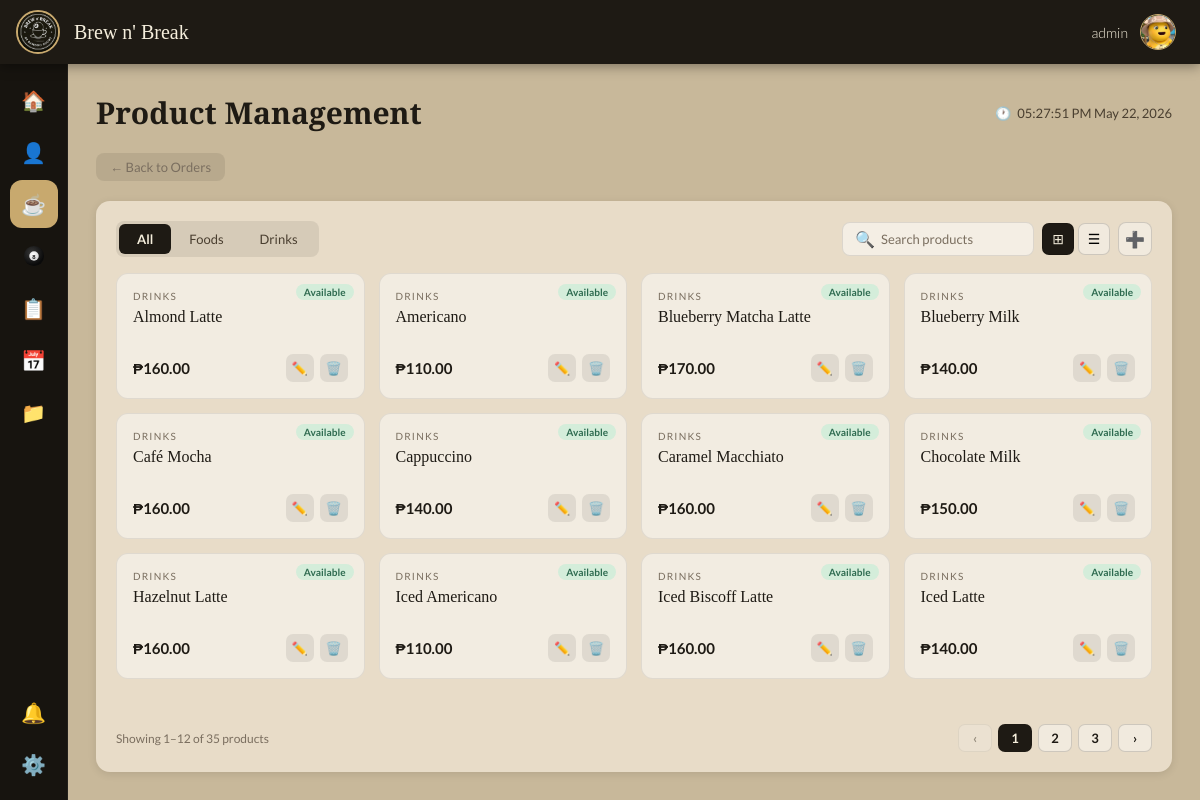
Screenshot of /brew-n-break-pos/products.php (signed in) with the database file from the repository.
### tables this page shows
CREATE TABLE `products` (
  `id` int(10) UNSIGNED NOT NULL,
  `name` varchar(120) NOT NULL,
  `price` decimal(10,2) NOT NULL DEFAULT 0.00,
  `category` varchar(60) DEFAULT 'Coffee',
  `created_at` timestamp NOT NULL DEFAULT current_timestamp(),
  `description` varchar(255) DEFAULT '',
  `available` tinyint(1) DEFAULT 1
);

### brew-n-break-pos/products.php (the view, shortened to what this page needs)
<?php
$products = [];
$username = $_SESSION['username'] ?? 'Admin';
$userRole = ucfirst(strtolower($_SESSION['role'] ?? 'admin'));
try {
    $conn = new mysqli(DB_HOST, DB_USER, DB_PASS, DB_NAME);
    if (!$conn->connect_error) {
        $conn->query("ALTER TABLE products ADD COLUMN IF NOT EXISTS category VARCHAR(60) DEFAULT 'Coffee'");
        $conn->query("ALTER TABLE products ADD COLUMN IF NOT EXISTS description VARCHAR(255) DEFAULT ''");
        $conn->query("ALTER TABLE products ADD COLUMN IF NOT EXISTS available TINYINT(1) DEFAULT 1");
        $r = $conn->query("SELECT * FROM products ORDER BY category, name");
        if ($r) while ($row = $r->fetch_assoc()) $products[] = $row;
    }
} catch (Throwable $e) {}
?>
<!DOCTYPE html>
<html lang="en">
<head>
</head>
<body>
<nav class="topnav">
  <div class="topnav-left">
    <div class="logo-circle" style="overflow:hidden;padding:0;"><img src="../img/logo.png" style="width:100%;height:100%;object-fit:cover;display:block;border-radius:50%;"/></div>
    <span class="brand">Brew n' Break</span>
  </div>
  <div class="topnav-right">
    <span class="user-label"><?= htmlspecialchars($username) ?></span>
    <div style="position:relative;">
      <div class="user-avatar" style="overflow:hidden;padding:0;cursor:pointer;" onclick="toggleAvatarMenu(event)"><?php $up=$_SESSION['photo']??'';if($up):?><img src="<?=htmlspecialchars($up)?>" style="width:100%;height:100%;object-fit:cover;border-radius:50%;display:block;" alt=""/><?php else:?><span style="font-size:18px">👤</span><?php endif;?></div>
    </div>
  </div>
</nav>
<div class="layout">
  <?php $sp = $userRole === 'Staff' ? '/brew-n-break-pos/staff.php' : ''; ?>
  <aside class="sidebar">
    <a class="nav-item" href="<?= $sp ?: '/brew-n-break-pos/dashboard.php' ?>"><span>🏠</span><span class="tip">Dashboard</span></a>
    <?php if ($userRole !== 'Staff'): ?><a class="nav-item" href="users.php"><span>👤</span><span class="tip">Users</span></a><?php endif; ?>
    <a class="nav-item active" href="<?= $sp ? $sp.'/menu' : 'menu.php' ?>"><span>☕</span><span class="tip">Cafe</span></a>
    <a class="nav-item" href="<?= $sp ? $sp.'/billiard' : 'billiard.php' ?>"><svg viewBox="0 0 24 24" width="22" height="22" xmlns="http://www.w3.org/2000/svg"><text x="12" y="15.5" font-size="6.5" text-anchor="middle" fill="#111" font-family="Arial,sans-serif" font-weight="900">8</text></svg></a>
    <a class="nav-item" href="<?= $sp ? $sp.'/transactions' : 'transactions.php' ?>"><span>📋</span><span class="tip">Transactions</span></a>
    <a class="nav-item" href="<?= $sp ? $sp.'/bookings' : 'bookings.php' ?>"><span>📅</span><span class="tip">Bookings</span></a>
    <?php if ($userRole !== 'Staff'): ?><a class="nav-item" href="reports.php"><span>📁</span><span class="tip">Reports</span></a><?php endif; ?>
    <a class="nav-item" href="<?= $sp ? $sp.'/notifications' : 'notifications.php' ?>" id="bellNavItem"><span>🔔</span><span id="bellBadge"></span><span class="tip">Notifications</span></a>
    <a class="nav-item" href="<?= $sp ? $sp.'/settings' : 'settings.php' ?>"><span>⚙️</span><span class="tip">Settings</span></a>
  </aside>
  <main class="main">
    <div class="page-header">
      <h1 class="page-title">Product Management</h1>
      <div class="page-time">🕐 <span id="liveClock"></span></div>
    </div>
    <div style="display:flex;gap:10px;align-items:center;">
      <a href="<?= $sp ? $sp.'/menu' : 'menu.php' ?>" style="font-size:13px;color:var(--muted);text-decoration:none;padding:6px 14px;border-radius:8px;background:rgba(0,0,0,0.08);">← Back to Orders</a>
    </div>
    <div class="card" id="tableCard">
      <div class="toolbar">
        <div class="tabs">
          <button class="tab-btn active" onclick="filterCat('all',this)">All</button>
          <button class="tab-btn" onclick="filterCat('foods',this)">Foods</button>
          <button class="tab-btn" onclick="filterCat('coffee',this)">Drinks</button>
        </div>
        <div class="toolbar-right">
          <div class="search-wrap">
            <span>🔍</span>
            <input type="text" id="searchInput" placeholder="Search products" oninput="applyFilters()"/>
          </div>
          <div class="view-toggle">
            <button class="view-btn active" id="gridViewBtn" onclick="setView('grid')" title="Grid view">⊞</button>
            <button class="view-btn" id="listViewBtn" onclick="setView('list')" title="List view">☰</button>
          </div>
          <button class="icon-btn" title="Add Product" onclick="openModal()">➕</button>
        </div>
      </div>
      <div id="productScrollArea">
      <div class="product-grid" id="productGrid">
        <?php foreach ($products as $p): ?>
        <div class="product-card <?= $p['available'] ? '' : 'unavailable' ?>"
             data-cat="<?= strtolower(htmlspecialchars($p['category'])) ?>"
             data-name="<?= strtolower(htmlspecialchars($p['name'])) ?>">
          <span class="avail-badge <?= $p['available'] ? 'avail-yes' : 'avail-no' ?>">
            <?= $p['available'] ? 'Available' : 'Unavailable' ?>
          </span>
          <div class="prod-category"><?= htmlspecialchars($p['category'] === 'Coffee' ? 'Drinks' : $p['category']) ?></div>
          <div class="prod-name"><?= htmlspecialchars($p['name']) ?></div>
          <div class="prod-desc"><?= htmlspecialchars($p['description'] ?? '') ?></div>
          <div class="prod-footer">
            <span class="prod-price">₱<?= number_format($p['price'], 2) ?></span>
            <div class="prod-actions">
              <button class="prod-btn" title="Edit"
                onclick="editProduct(<?= $p['id'] ?>,'<?= htmlspecialchars(addslashes($p['name'])) ?>','<?= $p['price'] ?>','<?= htmlspecialchars($p['category']) ?>','<?= htmlspecialchars(addslashes($p['description'] ?? '')) ?>',<?= $p['available'] ?>)">✏️</button>
              <button class="prod-btn danger" title="Delete" onclick="deleteProduct(<?= $p['id'] ?>)">🗑️</button>
            </div>
          </div>
        </div>
        <?php endforeach; ?>
      </div>
      </div>
      <div style="display:flex;align-items:center;justify-content:space-between;margin-top:12px;flex-wrap:wrap;gap:10px;flex-shrink:0;">
        <div id="pageInfo" style="font-size:12px;color:var(--muted);"></div>
        <div id="pageControls" style="display:flex;gap:6px;align-items:center;flex-wrap:wrap;"></div>
      </div>
    </div>
  </main>
</div>
</body>
</html>

### rows the page displays
products: available "Available", category "DRINKS", name "Almond Latte", price "160.00"
products: available "Available", category "DRINKS", name "Americano", price "110.00"
products: available "Available", category "DRINKS", name "Blueberry Matcha Latte", price "170.00"
products: available "Available", category "DRINKS", name "Blueberry Milk", price "140.00"
products: available "Available", category "DRINKS", name "Café Mocha", price "160.00"
products: available "Available", category "DRINKS", name "Cappuccino", price "140.00"
products: available "Available", category "DRINKS", name "Caramel Macchiato", price "160.00"
products: available "Available", category "DRINKS", name "Chocolate Milk", price "150.00"
products: available "Available", category "DRINKS", name "Hazelnut Latte", price "160.00"
products: available "Available", category "DRINKS", name "Iced Americano", price "110.00"
products: available "Available", category "DRINKS", name "Iced Biscoff Latte", price "160.00"
products: available "Available", category "DRINKS", name "Iced Latte", price "140.00"

### other values shown
$username "admin"
